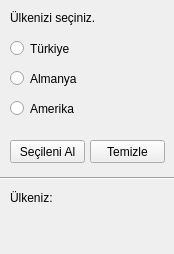
<?xml version="1.0" encoding="UTF-8"?>
<ui version="4.0">
 <class>MainWindow</class>
 <widget class="QMainWindow" name="MainWindow">
  <property name="geometry">
   <rect>
    <x>0</x>
    <y>0</y>
    <width>174</width>
    <height>254</height>
   </rect>
  </property>
  <property name="windowTitle">
   <string>MainWindow</string>
  </property>
  <widget class="QWidget" name="centralwidget">
   <widget class="QLabel" name="lbl_select_country">
    <property name="geometry">
     <rect>
      <x>10</x>
      <y>10</y>
      <width>141</width>
      <height>16</height>
     </rect>
    </property>
    <property name="text">
     <string>Ülkenizi seçiniz.</string>
    </property>
   </widget>
   <widget class="QWidget" name="widget_country" native="true">
    <property name="geometry">
     <rect>
      <x>10</x>
      <y>30</y>
      <width>131</width>
      <height>101</height>
     </rect>
    </property>
    <widget class="QRadioButton" name="radio_usa">
     <property name="geometry">
      <rect>
       <x>0</x>
       <y>70</y>
       <width>82</width>
       <height>17</height>
      </rect>
     </property>
     <property name="text">
      <string>Amerika</string>
     </property>
    </widget>
    <widget class="QRadioButton" name="radio_turkey">
     <property name="geometry">
      <rect>
       <x>0</x>
       <y>10</y>
       <width>82</width>
       <height>17</height>
      </rect>
     </property>
     <property name="text">
      <string>Türkiye</string>
     </property>
    </widget>
    <widget class="QRadioButton" name="radio_germany">
     <property name="geometry">
      <rect>
       <x>0</x>
       <y>40</y>
       <width>82</width>
       <height>17</height>
      </rect>
     </property>
     <property name="text">
      <string>Almanya</string>
     </property>
     <property name="autoExclusive">
      <bool>true</bool>
     </property>
    </widget>
   </widget>
   <widget class="QPushButton" name="btn_get">
    <property name="geometry">
     <rect>
      <x>10</x>
      <y>140</y>
      <width>75</width>
      <height>23</height>
     </rect>
    </property>
    <property name="text">
     <string>Seçileni Al</string>
    </property>
   </widget>
   <widget class="QLabel" name="lbl_result">
    <property name="geometry">
     <rect>
      <x>10</x>
      <y>190</y>
      <width>151</width>
      <height>16</height>
     </rect>
    </property>
    <property name="text">
     <string>Ülkeniz:</string>
    </property>
   </widget>
   <widget class="Line" name="line">
    <property name="geometry">
     <rect>
      <x>0</x>
      <y>170</y>
      <width>201</width>
      <height>16</height>
     </rect>
    </property>
    <property name="orientation">
     <enum>Qt::Horizontal</enum>
    </property>
   </widget>
   <widget class="QPushButton" name="btn_clear">
    <property name="geometry">
     <rect>
      <x>90</x>
      <y>140</y>
      <width>75</width>
      <height>23</height>
     </rect>
    </property>
    <property name="text">
     <string>Temizle</string>
    </property>
   </widget>
  </widget>
 </widget>
 <resources/>
 <connections/>
</ui>
